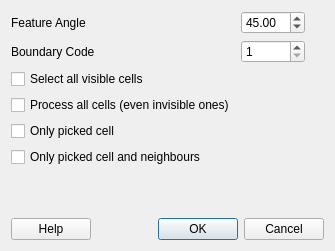
<ui version="4.0" >
 <class>GuisetBoundaryCode</class>
 <widget class="QDialog" name="GuisetBoundaryCode" >
  <property name="geometry" >
   <rect>
    <x>0</x>
    <y>0</y>
    <width>335</width>
    <height>251</height>
   </rect>
  </property>
  <property name="windowTitle" >
   <string>set boundary code</string>
  </property>
  <property name="windowIcon" >
   <iconset resource="engrid.qrc" >
    <normaloff>:/icons/resources/icons/G.png</normaloff>:/icons/resources/icons/G.png</iconset>
  </property>
  <layout class="QGridLayout" >
   <item row="0" column="0" >
    <widget class="QLabel" name="label_FeatureAngle" >
     <property name="text" >
      <string>Feature Angle</string>
     </property>
    </widget>
   </item>
   <item row="0" column="1" >
    <widget class="QDoubleSpinBox" name="doubleSpinBoxFeatureAngle" >
     <property name="minimum" >
      <double>-1.000000000000000</double>
     </property>
     <property name="maximum" >
      <double>180.000000000000000</double>
     </property>
     <property name="singleStep" >
      <double>5.000000000000000</double>
     </property>
     <property name="value" >
      <double>45.000000000000000</double>
     </property>
    </widget>
   </item>
   <item row="0" column="2" >
    <spacer>
     <property name="orientation" >
      <enum>Qt::Horizontal</enum>
     </property>
     <property name="sizeHint" stdset="0" >
      <size>
       <width>71</width>
       <height>20</height>
      </size>
     </property>
    </spacer>
   </item>
   <item row="1" column="0" >
    <widget class="QLabel" name="label_BoundaryCode" >
     <property name="text" >
      <string>Boundary Code</string>
     </property>
    </widget>
   </item>
   <item row="1" column="1" >
    <widget class="QSpinBox" name="spinBoxBoundaryCode" >
     <property name="minimum" >
      <number>1</number>
     </property>
     <property name="maximum" >
      <number>999</number>
     </property>
    </widget>
   </item>
   <item row="6" column="0" >
    <spacer>
     <property name="orientation" >
      <enum>Qt::Vertical</enum>
     </property>
     <property name="sizeHint" stdset="0" >
      <size>
       <width>20</width>
       <height>40</height>
      </size>
     </property>
    </spacer>
   </item>
   <item row="8" column="0" colspan="3" >
    <layout class="QHBoxLayout" >
     <item>
      <widget class="QPushButton" name="pushButtonHelp" >
       <property name="text" >
        <string>Help</string>
       </property>
      </widget>
     </item>
     <item>
      <spacer>
       <property name="orientation" >
        <enum>Qt::Horizontal</enum>
       </property>
       <property name="sizeHint" stdset="0" >
        <size>
         <width>40</width>
         <height>20</height>
        </size>
       </property>
      </spacer>
     </item>
     <item>
      <widget class="QDialogButtonBox" name="buttonBox" >
       <property name="orientation" >
        <enum>Qt::Horizontal</enum>
       </property>
       <property name="standardButtons" >
        <set>QDialogButtonBox::Cancel|QDialogButtonBox::Ok</set>
       </property>
      </widget>
     </item>
    </layout>
   </item>
   <item row="2" column="0" >
    <widget class="QCheckBox" name="checkBox_SelectAllVisible" >
     <property name="text" >
      <string>Select all visible cells</string>
     </property>
    </widget>
   </item>
   <item row="3" column="0" >
    <widget class="QCheckBox" name="checkBox_ProcessAll" >
     <property name="text" >
      <string>Process all cells (even invisible ones)</string>
     </property>
    </widget>
   </item>
   <item row="4" column="0" >
    <widget class="QCheckBox" name="checkBox_OnlyPickedCell" >
     <property name="text" >
      <string>Only picked cell</string>
     </property>
    </widget>
   </item>
   <item row="5" column="0" >
    <widget class="QCheckBox" name="checkBox_OnlyPickedCellAndNeighbours" >
     <property name="text" >
      <string>Only picked cell and neighbours</string>
     </property>
    </widget>
   </item>
  </layout>
 </widget>
 <resources>
  <include location="engrid.qrc" />
 </resources>
 <connections>
  <connection>
   <sender>buttonBox</sender>
   <signal>accepted()</signal>
   <receiver>GuisetBoundaryCode</receiver>
   <slot>accept()</slot>
   <hints>
    <hint type="sourcelabel" >
     <x>248</x>
     <y>254</y>
    </hint>
    <hint type="destinationlabel" >
     <x>157</x>
     <y>274</y>
    </hint>
   </hints>
  </connection>
  <connection>
   <sender>buttonBox</sender>
   <signal>rejected()</signal>
   <receiver>GuisetBoundaryCode</receiver>
   <slot>reject()</slot>
   <hints>
    <hint type="sourcelabel" >
     <x>316</x>
     <y>260</y>
    </hint>
    <hint type="destinationlabel" >
     <x>286</x>
     <y>274</y>
    </hint>
   </hints>
  </connection>
  <connection>
   <sender>checkBox_SelectAllVisible</sender>
   <signal>toggled(bool)</signal>
   <receiver>checkBox_ProcessAll</receiver>
   <slot>setDisabled(bool)</slot>
   <hints>
    <hint type="sourcelabel" >
     <x>122</x>
     <y>80</y>
    </hint>
    <hint type="destinationlabel" >
     <x>122</x>
     <y>109</y>
    </hint>
   </hints>
  </connection>
  <connection>
   <sender>checkBox_SelectAllVisible</sender>
   <signal>toggled(bool)</signal>
   <receiver>doubleSpinBoxFeatureAngle</receiver>
   <slot>setDisabled(bool)</slot>
   <hints>
    <hint type="sourcelabel" >
     <x>122</x>
     <y>80</y>
    </hint>
    <hint type="destinationlabel" >
     <x>274</x>
     <y>20</y>
    </hint>
   </hints>
  </connection>
  <connection>
   <sender>checkBox_SelectAllVisible</sender>
   <signal>toggled(bool)</signal>
   <receiver>label_FeatureAngle</receiver>
   <slot>setDisabled(bool)</slot>
   <hints>
    <hint type="sourcelabel" >
     <x>122</x>
     <y>80</y>
    </hint>
    <hint type="destinationlabel" >
     <x>122</x>
     <y>20</y>
    </hint>
   </hints>
  </connection>
 </connections>
</ui>
